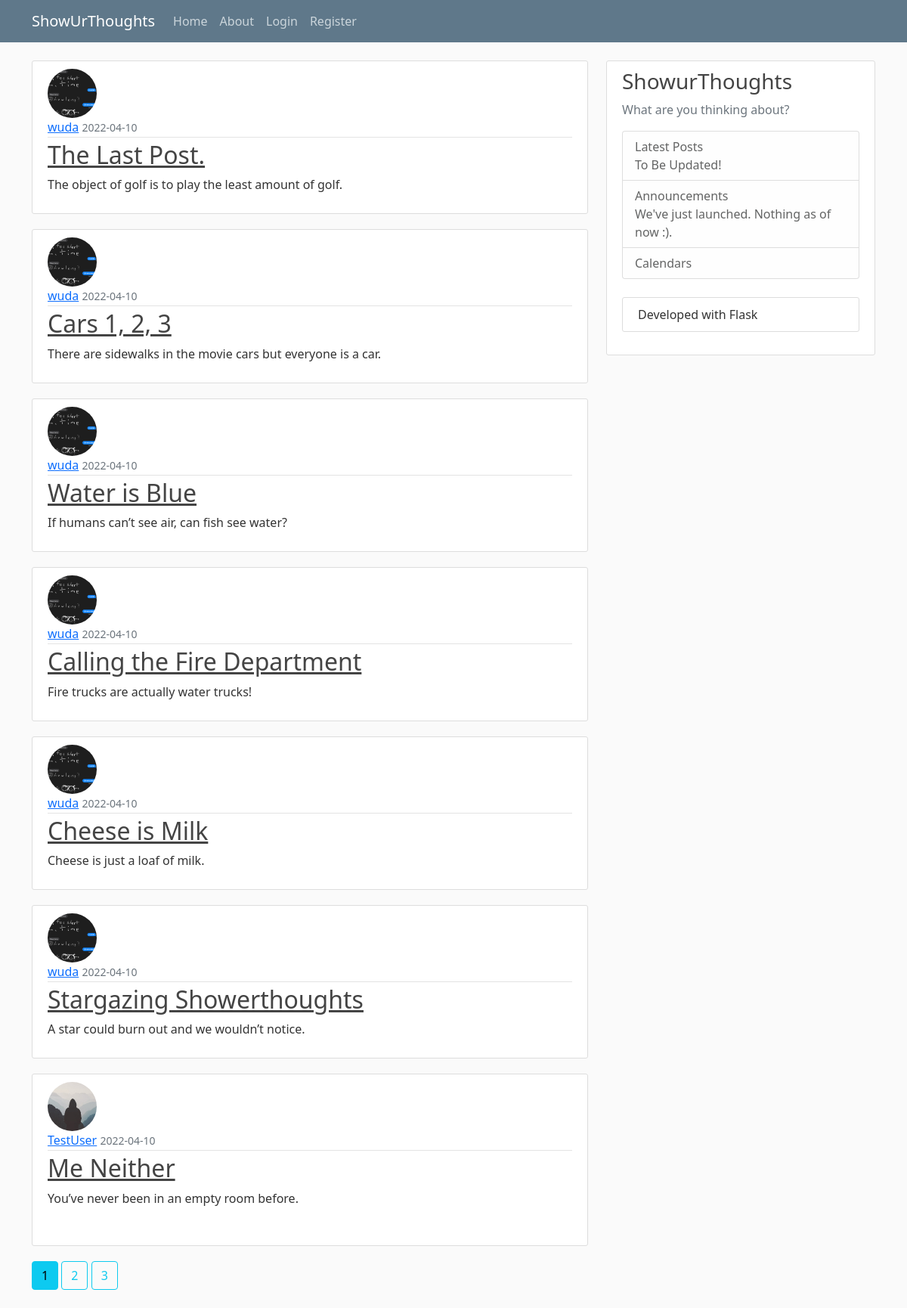
The page /home on the database its author committed.
### blogsite/models.py (models this page shows, shortened)
class Post(db.Model):
    id = db.Column(db.Integer, primary_key=True)
    title = db.Column(db.String(100), nullable=False)
    date_posted = db.Column(db.DateTime, nullable=False, default=datetime.utcnow)
    content = db.Column(db.Text, nullable=False)
    user_id = db.Column(db.Integer, db.ForeignKey('user.id'), nullable=False)

class User(db.Model, UserMixin):
    id = db.Column(db.Integer, primary_key=True)
    username = db.Column(db.String(20), unique=True, nullable=False)
    email = db.Column(db.String(120), unique=True, nullable=False)
    image_file = db.Column(db.String(20), nullable=False, default='default.jpg')
    password = db.Column(db.String(60), nullable=False)
    posts = db.relationship('Post', backref='author', lazy=True)

### blogsite/main/routes.py (the view)
@main.route("/")
@main.route("/home")
def home():
    page = request.args.get('page', 1, type=int)
    posts = Post.query.order_by(Post.date_posted.desc()).paginate(page=page, per_page=7)
    return render_template('home.html', posts=posts)

### blogsite/templates/home.html
{% extends "layout.html" %}
{% block content %}
    {% for post in posts.items %}
        <article class="media content-section">
            <img class="rounded-circle article-img" src="{{ url_for('static', filename='profile_pics/' + post.author.image_file) }}">
            <div class="media-body">
            <div class="article-metadata">
                <a class="mr-2" href="{{ url_for('users.user_posts', username=post.author.username) }}">{{ post.author.username }}</a>
                <small class="text-muted">{{ post.date_posted.strftime('%Y-%m-%d') }}</small>
            </div>
            <h2><a class="article-title" href="{{ url_for('posts.post', post_id=post.id) }}">{{ post.title }}</a></h2>
            <p class="article-content">{{ post.content }}</p>
            </div>
        </article>
    {% endfor %}
    {% for page_num in posts.iter_pages(left_edge=1, right_edge=1, left_current=1, right_current=2) %}
        {% if page_num %}
            {% if posts.page == page_num %}
                <a class="btn btn-info mb-4" href="{{ url_for('main.home', page=page_num) }}">{{ page_num }}</a>
            {% else %}
                <a class="btn btn-outline-info mb-4" href="{{ url_for('main.home', page=page_num) }}">{{ page_num }}</a>
            {% endif %}
        {% else %}
            ...
        {% endif %}
    {% endfor %}
{% endblock content%}

### blogsite/templates/layout.html (shortened to what this page needs)
<html lang="en">
<head>
    <link href="https://cdn.jsdelivr.net/npm/bootstrap@5.1.3/dist/css/bootstrap.min.css" rel="stylesheet">
    <link rel="stylesheet" type="text/css" href="{{ url_for('static', filename='main.css') }}">
</head>
<body>
    <header class="site-header">
        <nav class="navbar navbar-expand-md navbar-dark bg-steel fixed-top">
          <div class="container">
            <a class="navbar-brand mr-4" href="/">ShowUrThoughts</a>
            <div class="collapse navbar-collapse" id="navbarToggle">
              <div class="navbar-nav mr-auto">
                <a class="nav-item nav-link" href=" {{ url_for('main.home') }} ">Home</a>
                <a class="nav-item nav-link" href=" {{ url_for('main.about') }} ">About</a>
              </div>
              <div class="navbar-nav justify-content-end">
                {% if current_user.is_authenticated %}
                  <a class="nav-item nav-link" href=" {{ url_for('posts.new_post') }} ">New Post</a>
                  <a class="nav-item nav-link" href=" {{ url_for('users.account') }} ">Account</a>
                  <a class="nav-item nav-link" href=" {{ url_for('users.logout') }} ">Logout</a>
                {% else %}
                  <a class="nav-item nav-link" href=" {{ url_for('users.login') }} ">Login</a>
                  <a class="nav-item nav-link" href=" {{ url_for('users.register') }} ">Register</a>
                {% endif %}
              </div>
            </div>
          </div>
        </nav>
    </header>
    <main role="main" class="container">
        <div class="row">
            <div class="col-md-8">
                {% block content %}{% endblock %}
            </div>
            <div class="col-md-4">
                <div class="content-section">
                    <h3>ShowurThoughts</h3>
                    <p class='text-muted'>What are you thinking about?
                        <ul class="list-group">
                        <li class="list-group-item list-group-item-light">Latest Posts
                          <div>
                            <body class=text-muted">
                              To Be Updated!
                            </body>
                          </div>
                        </li>
                        <li class="list-group-item list-group-item-light">Announcements
                          <div>
                            <body class="text-muted">
                              We've just launched. Nothing as of now :).
                            </body>
                          </div>
                        </li>
                        <li class="list-group-item list-group-item-light">Calendars</li>
                        </ul>
                        <div class="content-section mt-4">
                          <body>Developed with Flask</body>
                        </div>
                    </p>
                </div>
            </div>
        </div>
    </main>
</body>
</html>

### blogsite/static/main.css (style rules this page uses)
body { background: #fafafa; color: #333333; margin-top: 5rem; }
h1, h2, h3, h4, h5, h6 { color: #444444; }
.bg-steel { background-color: #5f788a; }
.site-header .navbar-nav .nav-link { color: #cbd5db; }
.content-section { background: #ffffff; padding: 10px 20px; border: 1px solid #dddddd; border-radius: 3px; margin-bottom: 20px; }
.article-title { color: #444444; }
.article-content { white-space: pre-line; }
.article-img { height: 65px; width: 65px; margin-right: 16px; }
.article-metadata { padding-bottom: 1px; margin-bottom: 4px; border-bottom: 1px solid #e3e3e3 }

### rows shown on the page
Post: image_file (picture), author.username "wuda", date_posted "2022-04-10", title "The Last Post.", content "The object of golf is to play the least amount of golf."
Post: image_file (picture), author.username "wuda", date_posted "2022-04-10", title "Cars 1, 2, 3", content "There are sidewalks in the movie cars but everyone is a car."
Post: image_file (picture), author.username "wuda", date_posted "2022-04-10", title "Water is Blue", content "If humans can’t see air, can fish see water?"
Post: image_file (picture), author.username "wuda", date_posted "2022-04-10", title "Calling the Fire Department", content "Fire trucks are actually water trucks!"
Post: image_file (picture), author.username "wuda", date_posted "2022-04-10", title "Cheese is Milk", content "Cheese is just a loaf of milk."
Post: image_file (picture), author.username "wuda", date_posted "2022-04-10", title "Stargazing Showerthoughts", content "A star could burn out and we wouldn’t notice."
Post: image_file (placeholder picture), author.username "TestUser", date_posted "2022-04-10", title "Me Neither", content "You’ve never been in an empty room before."

### other values the page prints
{{ page_num }} "1"
{{ page_num }} "2" "3"
